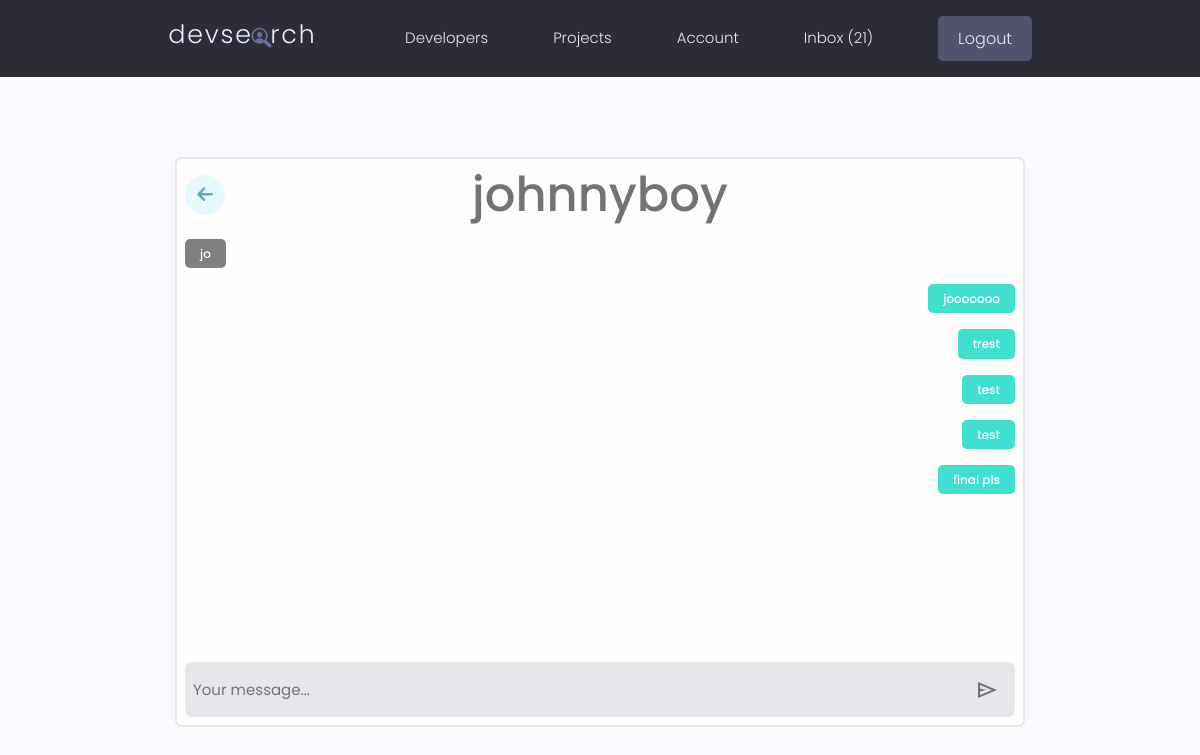
Page /chats/room/1f5a27acc1fe42ca9c5ef175c72d1b5f (signed in) on the committed database.
### users/models.py (models this page shows, shortened)
class Profile(models.Model):
    id = models.UUIDField(default=uuid.uuid4, unique=True, primary_key=True, editable=False)
    user = models.OneToOneField(User, on_delete=models.CASCADE, null=True, blank=True)
    name = models.CharField(max_length=200, null=True, blank=True)
    username = models.CharField(max_length=200, null=True, blank=True)
    location = models.CharField(max_length=200, null=True, blank=True)
    email = models.EmailField(max_length=500, blank=True, null=True)
    short_intro = models.CharField(max_length=200, null=True, blank=True)
    bio = models.TextField(blank=True, null=True)
    profile_image = models.ImageField(null=True, blank=True, upload_to="profiles/", default="profiles/user-default.png")
    social_github = models.CharField(max_length=200, null=True, blank=True)
    social_twitter = models.CharField(max_length=200, null=True, blank=True)
    social_linkedin = models.CharField(max_length=200, null=True, blank=True)
    social_stackoverflow = models.CharField(max_length=200, null=True, blank=True)
    social_website = models.CharField(max_length=200, null=True, blank=True)
    created_at = models.DateTimeField(auto_now_add=True)
    skills = models.ManyToManyField('Skill', related_name='profiles')

### chats/models.py (models this page shows, shortened)
class Message(CreatedModifiedDateTime):
    room = models.ForeignKey(Room, related_name='messages', on_delete=models.CASCADE)
    sender = models.ForeignKey(Profile, on_delete=models.CASCADE, null=True, blank=True)
    recipient = models.ForeignKey(Profile, on_delete=models.CASCADE, null=True, blank=True, related_name="messages")
    content = models.TextField()
    id = models.UUIDField(default=uuid.uuid4, unique=True, primary_key=True, editable=False)
    read_at = models.DateTimeField(blank=True, null=True)
    is_read = models.BooleanField(default=False, null=True)
    class Meta:
        ordering = ('-created_at',)

### chats/views.py (the view)
# urls.py: path("room/<str:pk>", views.private_chat_view, name="room"),
@login_required(login_url="login")
def private_chat_view(request, pk):
    profile = request.user.profile
    room = Room.objects.get(id=pk)
    other_user_profile = room.get_partner(profile)
    chat_messages = room.messages.all().reverse()
    for chat_message in chat_messages:
        chat_message.content = insert_line_breaks(chat_message.content)
    return render(request, 'chats/room.html', {
        'chat_messages': chat_messages,
        'room': room,
        'profile': profile,
        'other_user': other_user_profile
    })

### chats/models.py (called while the page is built)
    def get_partner(self, current_user):
        return self.members.exclude(id=current_user.id).first()

### chats/templatetags/custom_filters.py (called while the page is built)
@register.filter
def unread_messages_count(user):
    return Message.objects.filter(recipient=user.profile, is_read=False).count()

### chats/utils.py (called while the page is built)
def insert_line_breaks(text, max_line_length=50):
    words = re.findall(r'\S+\s*', text)
    for i in range(len(words)):
        if len(words[i]) > 40:
            words[i] = re.sub(r'(.{39})', r'\1-<br>', words[i])
    lines = []
    current_line = ''
    for word in words:
        if len(current_line) + len(word) <= max_line_length:
            current_line += word
        else:
            lines.append(current_line)
            current_line = word
    if current_line:
        lines.append(current_line)
    return '<br>'.join(lines)

### chats/templates/chats/room.html (shortened to what this page needs)
{% extends "main.html" %} {% block content %}
<main class="messagePage my-xl">
  <div class="content-box">
    <div class="chat-header">
      <a class="backButton" href="{% url 'inbox' %}"><i class="fa-solid fa-arrow-left"></i></a>
      <h1 class="username-top">{{ other_user.username }}</h1>
    </div>
    <div class="chat-message-container">
      {% for chat_message in chat_messages %}
      <div
        class="chatMessage{% if chat_message.sender == profile %} chatMessage--right{% else %} chatMessage--left{% endif %}"
        id="chat-messages"
      >
        <small>{{ chat_message.content|safe }}</small>
      </div>
      {% endfor %}
    </div>
    <div class="chat-bottom-section">
      <form method="post" action="" class="chat-form">
        <div class="chat-input">
          <input
            type="text"
            name="content"
            class="flex-1 mr-3"
            placeholder="Your message..."
            id="chat-message-input"
          />
          <button id="chat-message-submit">
            <span class="icon-btn material-symbols-outlined">send</span>
          </button>
        </div>
      </form>
    </div>
  </div>
</main>
{% endblock %}

### templates/navbar.html (shortened to what this page needs)
{%load static%}
{% load custom_filters %}
  <header class="header">
    <div class="container container--narrow">
      <a href="{% url 'profiles' %}" class="header__logo">
        <img src="{% static 'images/logo.svg'%}" alt="DevSearch Logo" />
      </a>
      <nav class="header__nav">
        <ul class="header__menu">
          <li class="header__menuItem"><a href="{% url "profiles" %}">Developers</a></li>
          <li class="header__menuItem"><a href="{% url "projects" %}">Projects</a></li>
          {% if request.user.is_authenticated %}
          <li class="header__menuItem"><a href="{% url 'account' %}">Account</a></li>
          {% if request.user|unread_messages_count%}
          <li class="header__menuItem">
            <a href="{% url 'inbox' %}">Inbox ({{ request.user|unread_messages_count }})</a>
          </li>
          {% else %}
          <li class="header__menuItem">
            <a href="{% url 'inbox' %}">Inbox</a>
          </li>
          {% endif %}
          <li class="header__menuItem"><a href="{% url 'logout' %}" class="btn btn--sub">Logout</a></li>
          {% else %}
          <li class="header__menuItem"><a href="{% url 'login' %}" class="btn btn--sub">Login/Sign Up</a></li>
          {% endif %}
        </ul>
      </nav>
    </div>
  </header>

### static/styles/app.css (style rules this page uses)
:root { --color-sub: #2d2d39; }
.btn--sub { background-color: var(--color-sub-light); }
img { width: 100%; }
.content-box { width: 95%; max-width: 85rem; margin: 0 auto; }
.header { position: sticky; z-index: 111; background-color: var(--color-sub); padding: 1.5rem 0; }
.header > .container { display: flex; justify-content: space-between; align-items: center; }
.header__logo > img { height: 3.8rem; }
.header__nav > ul { display: inline-flex; align-items: center; list-style: none; gap: 6.5rem; }
.header__menuItem > a { color: var(--color-light); font-weight: 300; }
.backButton { background: var(--color-main-light); color: var(--color-main); width: 4rem; height: 4rem; display: flex; align-items: center; justify-content: center; border-radius: 50%; }
.backButton i { font-size: 1.8rem; }
.content-box { width: 95%; max-width: 85rem; background-color: var(--color-white); height: calc(100vh - 230px); display: flex; flex-direction: column; border: 2px solid var(--color-light); border-radius: 0.7rem; }
.chat-message-container { overflow-y: scroll; display: flex; flex-direction: column; flex-grow: 1; }
.chat-header { display: flex; align-items: center; padding: 16px 8px; position: relative; }
.username-top { width: fit-content; position: absolute; left: 0; right: 0; margin-left: auto; margin-right: auto; }
.chat-bottom-section { border-top: 1px solid #fffefd; padding: 8px; }
.chat-input { display: flex; width: 100%; }
.chat-input input { width: 100%; border: none; background-color: var(--color-light); padding: 16px 0 16px 8px; border-radius: 0.7rem; border-top-right-radius: 0; border-bottom-right-radius: 0; }
#chat-message-submit { padding: 0 16px; border: 0; display: flex; align-items: center; background-color: var(--color-light); border-top-right-radius: 0.7rem; border-bottom-right-radius: 0.7rem; cursor: pointer; }
.chat-header .backButton { background: var(--color-main-light); color: var(--color-main); width: 4rem; height: 4rem; display: flex; align-items: center; justify-content: center; border-radius: 50%; }
.chat-message-container .chatMessage { display: block; background-color: var(--color-sub); border-radius: 0.5rem; padding: 0.5rem 1.5rem; font-size: 1.2rem; font-weight: 500; margin: 8px; text-align: left; }
.chat-message-container .chatMessage--right { background: turquoise; color: white; align-self: flex-end; }
.chat-message-container .chatMessage--left { background: gray; color: white; align-self: flex-start; }

### static/uikit/styles/modules/_variables.css (style rules this page uses)
:root { --color-main: #5aa5b9; --color-main-light: #e6faff; --color-sub: #3f4156; --color-sub-light: #51546e; --color-sub-lighter: #ededfd; --color-text: #737373; --color-gray: #8b8b8b; --color-light: #e5e7eb; --color-light-gray: #767676; --color-bg: #f8fafd; --color-white: #fffefd; --color-white-light: #f3f3f3; --color-success: #359e64; --color-success-bg: #def8e8; --color-error: #fc4b0b; --color-error-bg: #fff2ee; --font-base: 'Poppins', arial, helvetica, 'Segoe UI', roboto, ubuntu, sans-serif; --font-monospace: 'Fira Code', 'Courier New', courier, monospace; --font-regular: 300; --font-medium: 500; --font-bold: 700; --generic-shadow: 1px 1px 5px #00000010; --generic-transition: all 0.3s ease-in-out; }

### static/uikit/styles/modules/_base.css (style rules this page uses)
* { margin: 0; padding: 0; box-sizing: border-box; text-rendering: optimizeLegibility; color: inherit; font-size: inherit; }
html { font-size: 50%; }
@media only screen and (min-width: 480px) { html { font-size: 56.25%; } }
@media only screen and (min-width: 1200px) { html { font-size: 62.5%; } }
body { line-height: 1.6; font-weight: 400; font-size: 1.5rem; color: var(--color-text); background-color: var(--color-bg); min-height: 100vh; }

### static/uikit/styles/modules/_typography.css (style rules this page uses)
* { font-family: var(--font-base); }
h1 { font-size: 4.8rem; font-weight: var(--font-medium); }
p, span, strong { font-size: 1.6rem; color: var(--color-text); font-weight: var(--font-regular); }
a { padding-bottom: 2px; text-decoration: none; display: inline-block; color: var(--color-main); font-weight: var(--font-medium); }

### static/uikit/styles/modules/_utilities.css (style rules this page uses)
.container { width: 92%; max-width: 165rem; margin: 0 auto; box-sizing: border-box; }
.container--narrow { width: 92%; max-width: 120rem; }
@media screen and (min-width: 1000px) { .container { width: 90%; } }
@media screen and (min-width: 1000px) { .container--narrow { width: 85%; } }
@media screen and (min-width: 1200px) { .container { width: 80%; } }
@media screen and (min-width: 1200px) { .container--narrow { width: 72%; } }
.my-xl { margin: 8rem auto; }

### rows in the picture
Profile: username "johnnyboy"
Message: content "jo"
Message: content "jooooooo"
Message: content "trest"
Message: content "test"
Message: content "test"
Message: content "final pls"

### other values in the picture
{{ request.user|unread_messages_count }} "21"
